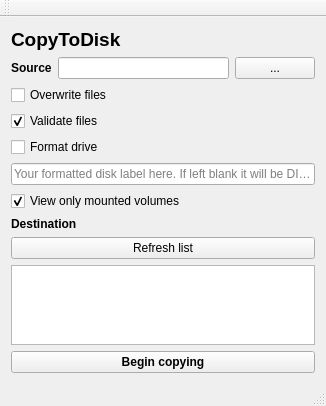
<?xml version="1.0" encoding="UTF-8"?>
<ui version="4.0">
 <class>MainWindow</class>
 <widget class="QMainWindow" name="MainWindow">
  <property name="geometry">
   <rect>
    <x>0</x>
    <y>0</y>
    <width>326</width>
    <height>406</height>
   </rect>
  </property>
  <property name="windowTitle">
   <string>CopyToDisk</string>
  </property>
  <property name="locale">
   <locale language="English" country="Denmark"/>
  </property>
  <widget class="QWidget" name="centralWidget">
   <layout class="QVBoxLayout" name="verticalLayout">
    <item>
     <widget class="QLabel" name="label_3">
      <property name="font">
       <font>
        <pointsize>14</pointsize>
        <weight>75</weight>
        <bold>true</bold>
       </font>
      </property>
      <property name="text">
       <string>CopyToDisk</string>
      </property>
     </widget>
    </item>
    <item>
     <layout class="QGridLayout" name="gridLayout_2">
      <item row="0" column="0">
       <widget class="QLabel" name="label">
        <property name="font">
         <font>
          <weight>75</weight>
          <bold>true</bold>
         </font>
        </property>
        <property name="text">
         <string>Source</string>
        </property>
       </widget>
      </item>
      <item row="0" column="1">
       <widget class="QLineEdit" name="inputBrowsePath">
        <property name="readOnly">
         <bool>true</bool>
        </property>
       </widget>
      </item>
      <item row="0" column="2">
       <widget class="QPushButton" name="inputBrowseButton">
        <property name="toolTip">
         <string>Browse for the source folder</string>
        </property>
        <property name="text">
         <string>...</string>
        </property>
       </widget>
      </item>
     </layout>
    </item>
    <item>
     <layout class="QGridLayout" name="gridLayout">
      <item row="5" column="0">
       <widget class="QLabel" name="label_2">
        <property name="font">
         <font>
          <weight>75</weight>
          <bold>true</bold>
         </font>
        </property>
        <property name="text">
         <string>Destination</string>
        </property>
       </widget>
      </item>
      <item row="2" column="0">
       <widget class="QCheckBox" name="formatDrive">
        <property name="enabled">
         <bool>true</bool>
        </property>
        <property name="text">
         <string>Format drive</string>
        </property>
       </widget>
      </item>
      <item row="0" column="0">
       <widget class="QCheckBox" name="overwriteFiles">
        <property name="toolTip">
         <string>If a file exists in the destination then it will be overwritten.</string>
        </property>
        <property name="text">
         <string>Overwrite files</string>
        </property>
       </widget>
      </item>
      <item row="6" column="0">
       <widget class="QPushButton" name="refreshListButton">
        <property name="toolTip">
         <string>Refreshes the list of devices to choose from.</string>
        </property>
        <property name="text">
         <string>Refresh list</string>
        </property>
       </widget>
      </item>
      <item row="7" column="0">
       <widget class="QListWidget" name="drivesList">
        <property name="editTriggers">
         <set>QAbstractItemView::NoEditTriggers</set>
        </property>
        <property name="selectionMode">
         <enum>QAbstractItemView::MultiSelection</enum>
        </property>
       </widget>
      </item>
      <item row="1" column="0">
       <widget class="QCheckBox" name="validateData">
        <property name="toolTip">
         <string>Files are checked after they are copied if they are valid</string>
        </property>
        <property name="text">
         <string>Validate files</string>
        </property>
        <property name="checked">
         <bool>true</bool>
        </property>
       </widget>
      </item>
      <item row="4" column="0">
       <widget class="QCheckBox" name="viewOnlyMountedVolumes">
        <property name="text">
         <string>View only mounted volumes</string>
        </property>
        <property name="checked">
         <bool>true</bool>
        </property>
       </widget>
      </item>
      <item row="3" column="0">
       <widget class="QLineEdit" name="formatedDiskLabel">
        <property name="maxLength">
         <number>10</number>
        </property>
        <property name="placeholderText">
         <string>Your formatted disk label here. If left blank it will be DISK</string>
        </property>
       </widget>
      </item>
     </layout>
    </item>
    <item>
     <widget class="QPushButton" name="beginCopyingButton">
      <property name="font">
       <font>
        <weight>75</weight>
        <bold>true</bold>
       </font>
      </property>
      <property name="text">
       <string>Begin copying</string>
      </property>
     </widget>
    </item>
   </layout>
  </widget>
  <widget class="QMenuBar" name="menuBar">
   <property name="geometry">
    <rect>
     <x>0</x>
     <y>0</y>
     <width>326</width>
     <height>21</height>
    </rect>
   </property>
  </widget>
  <widget class="QToolBar" name="mainToolBar">
   <property name="enabled">
    <bool>true</bool>
   </property>
   <attribute name="toolBarArea">
    <enum>TopToolBarArea</enum>
   </attribute>
   <attribute name="toolBarBreak">
    <bool>false</bool>
   </attribute>
  </widget>
  <widget class="QStatusBar" name="statusBar"/>
 </widget>
 <layoutdefault spacing="6" margin="11"/>
 <resources/>
 <connections/>
</ui>
